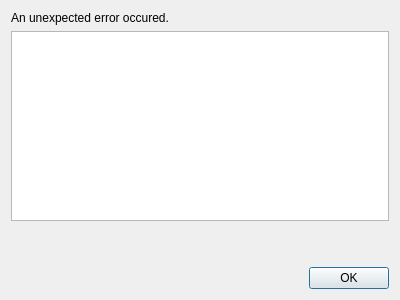
<?xml version="1.0" encoding="UTF-8"?>
<ui version="4.0">
 <class>ErrorDialog</class>
 <widget class="QDialog" name="ErrorDialog">
  <property name="geometry">
   <rect>
    <x>0</x>
    <y>0</y>
    <width>400</width>
    <height>300</height>
   </rect>
  </property>
  <property name="windowTitle">
   <string>Error</string>
  </property>
  <layout class="QVBoxLayout" name="verticalLayout">
   <item>
    <widget class="QLabel" name="label">
     <property name="text">
      <string>An unexpected error occured.</string>
     </property>
     <property name="wordWrap">
      <bool>true</bool>
     </property>
    </widget>
   </item>
   <item>
    <widget class="QPlainTextEdit" name="textEditDetails">
     <property name="font">
      <font>
       <family>Monospace</family>
      </font>
     </property>
     <property name="lineWrapMode">
      <enum>QPlainTextEdit::LineWrapMode::NoWrap</enum>
     </property>
     <property name="readOnly">
      <bool>true</bool>
     </property>
    </widget>
   </item>
   <item>
    <spacer name="verticalSpacer">
     <property name="orientation">
      <enum>Qt::Orientation::Vertical</enum>
     </property>
     <property name="sizeType">
      <enum>QSizePolicy::Policy::Fixed</enum>
     </property>
     <property name="sizeHint" stdset="0">
      <size>
       <width>20</width>
       <height>40</height>
      </size>
     </property>
    </spacer>
   </item>
   <item>
    <widget class="QDialogButtonBox" name="buttonBox">
     <property name="orientation">
      <enum>Qt::Orientation::Horizontal</enum>
     </property>
     <property name="standardButtons">
      <set>QDialogButtonBox::StandardButton::Ok</set>
     </property>
    </widget>
   </item>
  </layout>
 </widget>
 <resources/>
 <connections>
  <connection>
   <sender>buttonBox</sender>
   <signal>accepted()</signal>
   <receiver>ErrorDialog</receiver>
   <slot>accept()</slot>
   <hints>
    <hint type="sourcelabel">
     <x>248</x>
     <y>254</y>
    </hint>
    <hint type="destinationlabel">
     <x>157</x>
     <y>274</y>
    </hint>
   </hints>
  </connection>
  <connection>
   <sender>buttonBox</sender>
   <signal>rejected()</signal>
   <receiver>ErrorDialog</receiver>
   <slot>reject()</slot>
   <hints>
    <hint type="sourcelabel">
     <x>316</x>
     <y>260</y>
    </hint>
    <hint type="destinationlabel">
     <x>286</x>
     <y>274</y>
    </hint>
   </hints>
  </connection>
 </connections>
</ui>
